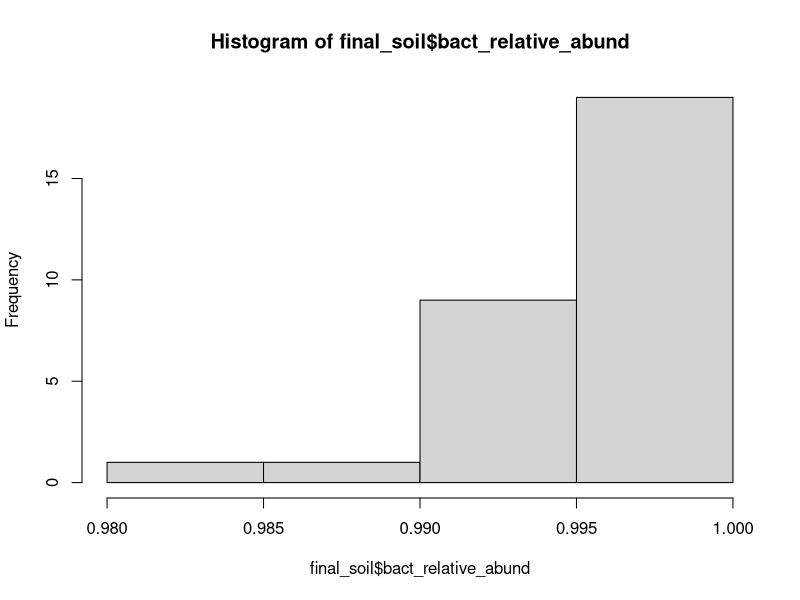
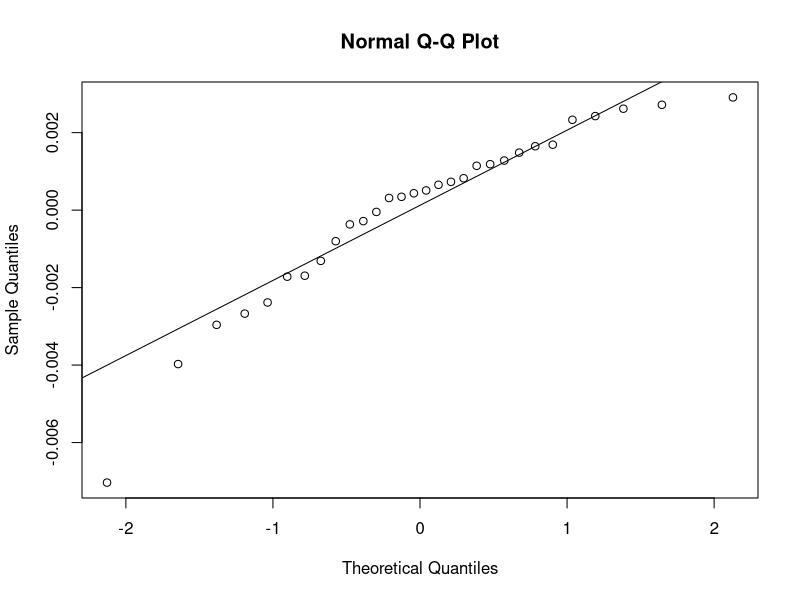
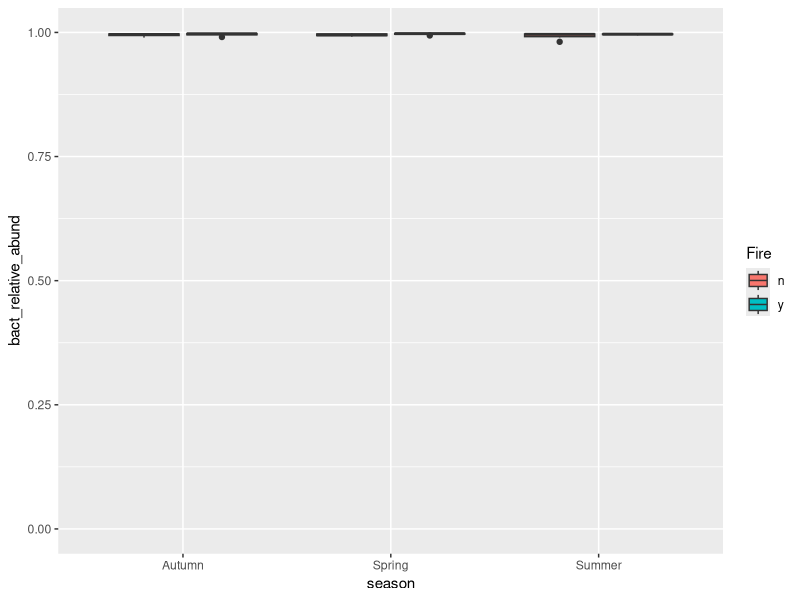
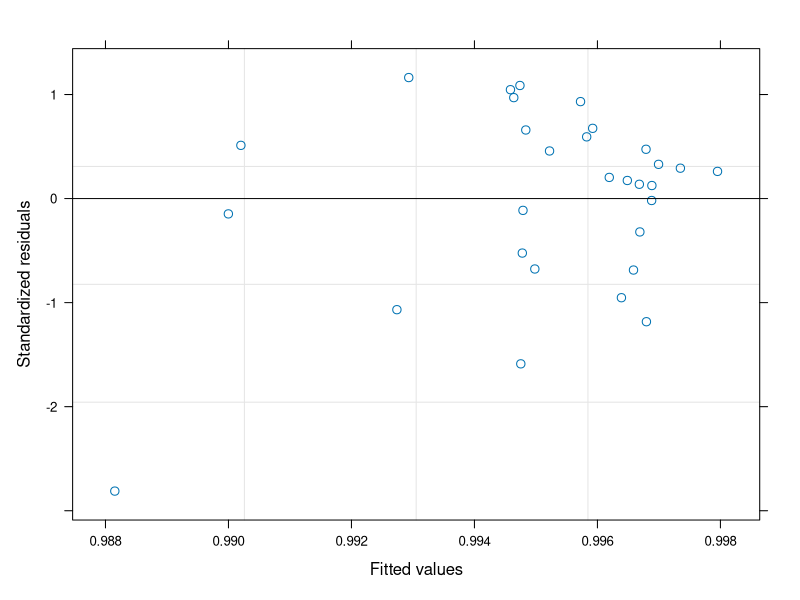

Write R code to recreate these figures, in order. (Note: this script raises an error after producing the figures.)
## ---- chunk 1
knitr::opts_chunk$set(echo = TRUE)
library(tidyverse)
library(dplyr)
library(ggplot2)
library(car)
library(nlme)
library(emmeans)
## ---- chunk 2
soil_initial <- read.csv("trimmed_metadata.csv")#load the data
head(soil_initial)
## ---- chunk 3

#Only selected necessary columns that include soil, Site, Date, Type, fungi, bacteria and archaea 
filtered_soil <- select(soil_initial, Site, Date, Fire, fungi, bacteria, archaea, season)


#check for balance
table(filtered_soil$Site) #every site has three rows
table(filtered_soil$Fire)#yes to added fire has 12 values, and no to added fire has 18 values
#unbalanced
table(filtered_soil$season)#three equal amounts of 10

#these are bacterial counts, divided bacteria to the total of bacterial+archaea+fungal to get the relative abundance
final_soil <- mutate(filtered_soil, bact_relative_abund = bacteria/(bacteria+archaea+fungi))

#our random factor is Site, and fixed factors will be Fire and season
#changed "char" data type for season, Site, and fire to "factor"
final_soil$Site <- as.factor(final_soil$Site)
final_soil$season <- as.factor(final_soil$season)
final_soil$Fire <- as.factor(final_soil$Fire)

## ---- chunk 4
#created a histogram 
hist(final_soil$bact_relative_abund)
#create an initial plot to demonstrate the how high the bacterial relative abundance levels are 
initial_plot <- ggplot(final_soil, aes(x=season,y=bact_relative_abund,fill=Fire)) +
  geom_boxplot() +
  scale_y_continuous(limits=c(0,1))

ggsave(filename = "initial_plot.png",initial_plot)#save and export the .png file
## ---- chunk 5

#created our linear mixed effect model including our IVs: Season and Fire, and DV:bact_relative_abund using our random variable as Site
soil_model <- lme(bact_relative_abund~season*Fire, random = ~1| Site, data = final_soil, method = "ML")

#exported the initial plot of residuals to Model_Residuals_Plot.png
png(filename = "Model_Residuals_Plot.png")
plot(soil_model)
dev.off()

#checked the residuals for normality
qqnorm(resid(soil_model))#initial inspections a linear line 
qqplot_1 <- qqline(resid(soil_model))
png(filename = "Normal_Q-Q_plot.png")#saved the qqnorm/qqline plot to Normal_Q-Q_plot.png
plot(qqplot_1)
dev.off()

#because the experiment was unbalanced, we would use type III, using the interaction and would need to change the contrasts before and after running Anova
options(contrasts = c("contr.sum","contr.poly"))
soil_model <- lme(bact_relative_abund~season*Fire, random = ~1| Site, data = final_soil, method = "ML") #remember to refit the model, and to reset contrast after
Anova(soil_model, type=3) #type 3 because there's an interaction
options(contrasts = c("contr.treatment","contr.poly"))
## ---- chunk 6
#re-ran our model in order to get the summary 
soil_model <- lme(bact_relative_abund~season*Fire, random = ~1| Site, data = final_soil, method = "ML")
summary(soil_model)

#check the emmeans to analyze means from the summary 
emmeans(soil_model, specs=c('season','Fire'))
## ---- chunk 7
#changed the order of the values of the season variable for visualization purposes
final_soil$season <- factor(final_soil$season, levels = c("Spring", "Summer", "Autumn"))

#create the final visualization
final_plot <- ggplot(final_soil, aes(x=season,y=bact_relative_abund,fill=Fire)) +
  geom_boxplot() +#use a box-plot for two categorical IVs, and 1 DV
  scale_fill_manual(values = c("y" = "orange", "n" = "lightblue" )) + #customize color:orange for fire(y), light blue for no fire(n)
  labs(title ="Effect of Fire and Season on Bacterial Relative Abundance", x ="Season", y="Bacterial Relative Abundance") +#created the titles 
  geom_point(position = position_dodge(width = .75)) +
  theme_classic() + #created a white background
  theme(plot.title = element_text(hjust = 0.5, size= 14), axis.title.x= element_text(size=12), axis.title.y=element_text(size=12), axis.text.x = element_text(size=11), axis.text.y = element_text(size=11),legend.title = element_text(size=14),legend.text = element_text(size=10))
#adjusted sizes of all text and titles within theme

#save the visualization
ggsave(filename = "Fire_Management_Season_on_Plot.png", final_plot)
